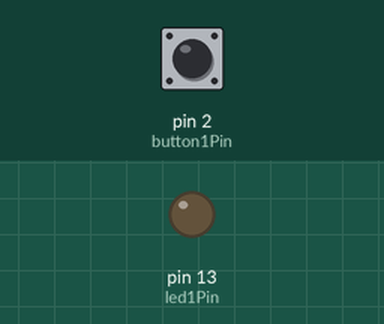
This sketch was run on a simulated Arduino Uno, built with avr-gcc and run on an emulated ATmega328P. Parts: output pins drawn as LEDs (lit = HIGH). The inputs (shaded band) are chosen by the test bench; at power-on: pin 2 (button1Pin) HIGH. What the sketch prints to the serial monitor is not drawn.

Above: at 1.2 s.
1.3 s: pin 2 (button1Pin) pulled LOW for 0.15 s
At 2.1 s:
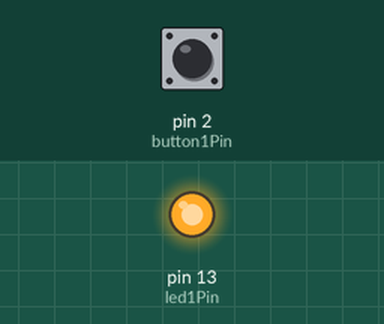
2.9 s: pin 2 (button1Pin) pulled LOW for 1 s
At 3.3 s:
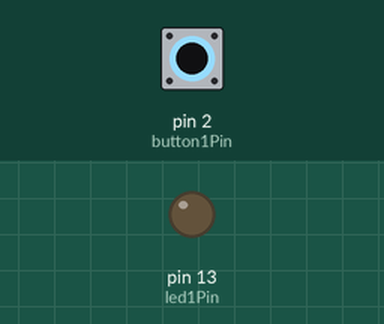
5.4 s: pin 2 (button1Pin) pulled LOW for 3.2 s
At 6.4 s:
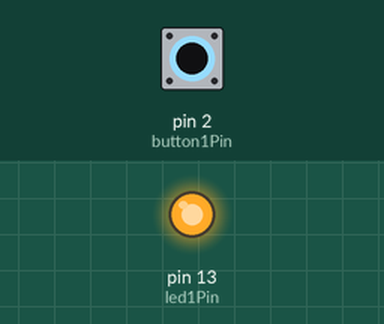
Timing chart, 0 to 8.4 s (numbered marks = the images above; inputs shaded):
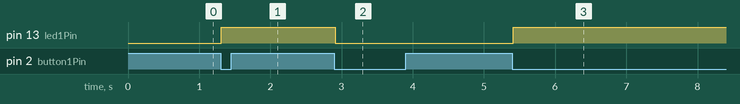

The sketch:

toggleSwitch_simple.ino
```cpp
const int led1Pin = 13;

//these global variables give names to input pins
const int button1Pin = 2;

//this static bool varible will track the state of the LED in the software as TRUE or FALSE
bool led1State = 0;   //bool-either TRUE or WRONG

//tracks the previous button read
int lastButtonRead;

uint32_t debounceTime;

int buttonState = 1;

void setup() {
  Serial.begin(9600);//open serial function
  pinMode(led1Pin, OUTPUT);
  pinMode(button1Pin, INPUT);
}

void loop() {
  //read the button into the local variable (int)button1Read
  int button1Read = digitalRead(button1Pin);
  Serial.println(button1Read);//begin to print something to your serial monitor
  //compare the button pin reading to the pushed state


if (button1Read != lastButtonRead){
  debounceTime = millis(); //mark the current debounceTime
}

uint32_t pressedTime = millis() - debounceTime;

if (pressedTime >= 3){
  if (button1Read != buttonState) {
    //if it is pushed down (low) toggle the ledState
    buttonState = button1Read; //! means the OPPOSITE
    if(buttonState == 0) {
      led1State = !led1State;
    }
  } else {
    //do nothing
  }
} else {
  //do nothing
}

  //set the ledState
  digitalWrite(led1Pin, led1State);

  //save this read for next time
  lastButtonRead = button1Read;//store data

}

//emmalocal varible(bottonRead
```

Measured:
- after the input at 1.3 s, pin 13 (led1Pin): LOW → HIGH at once
- after the input at 2.9 s, pin 13 (led1Pin): HIGH → LOW at once
- after the input at 5.4 s, pin 13 (led1Pin): LOW → HIGH at once
